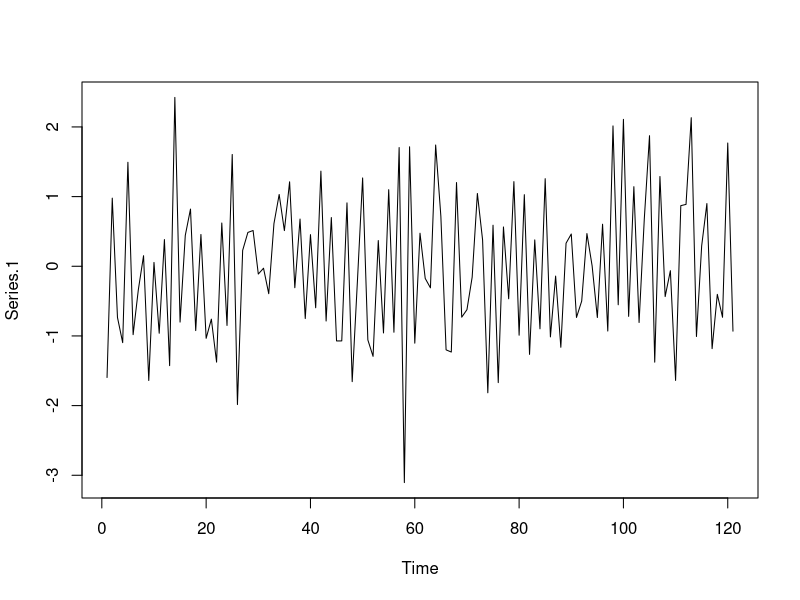
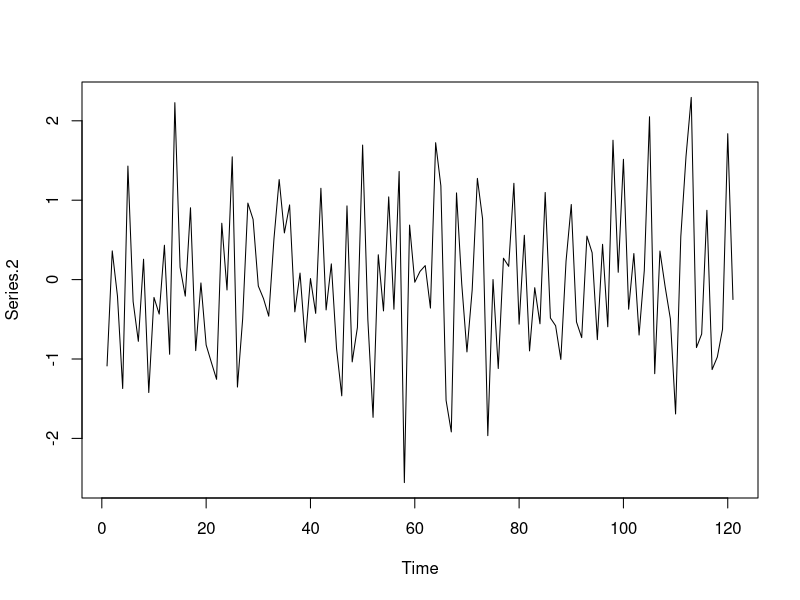
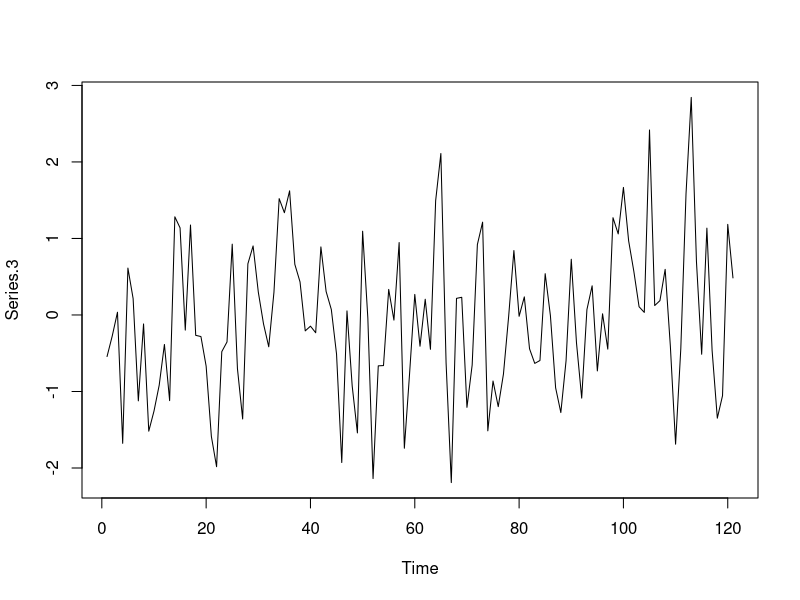
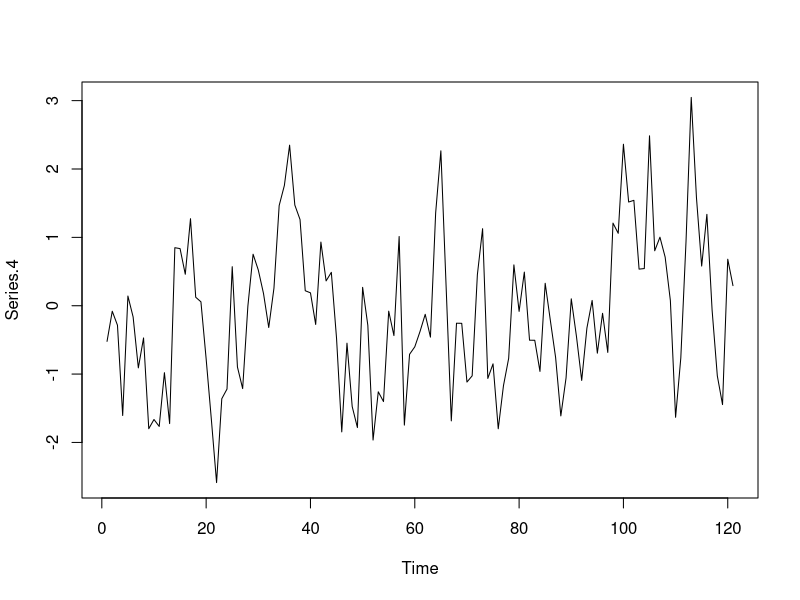
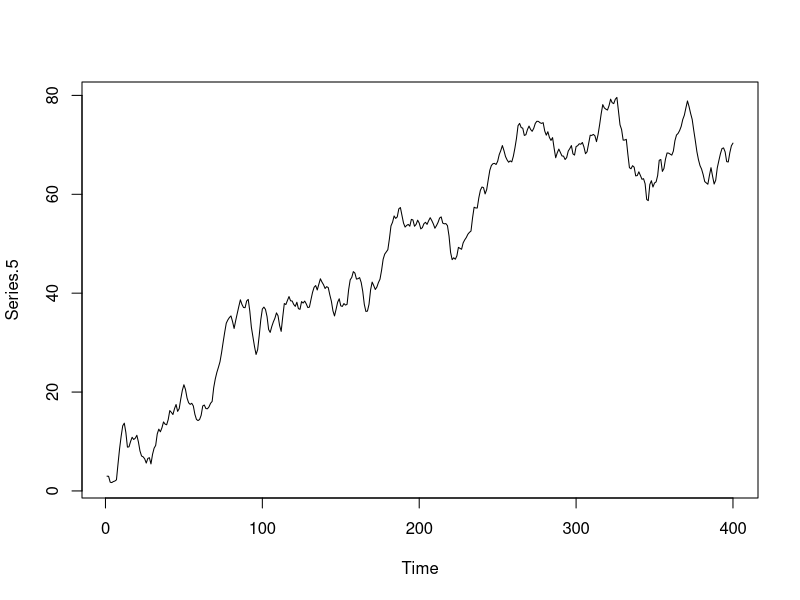
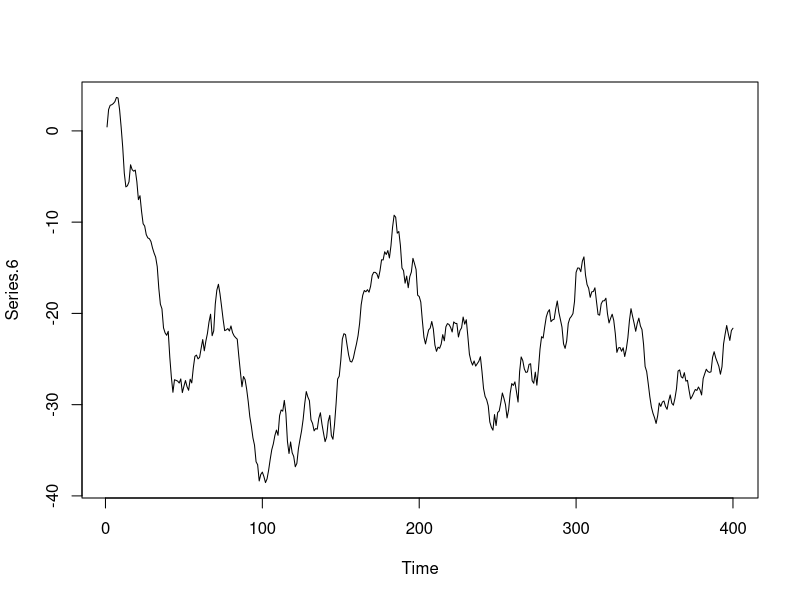

Write the R code that produced these figures, in order.
series <- read.csv("Data/lab1.csv", header = TRUE, sep = ",")

ts.plot(series$Series.1[1:121], ylab = "Series.1")
ts.plot(series$Series.2[1:121], ylab = "Series.2")
ts.plot(series$Series.3[1:121], ylab = "Series.3")
ts.plot(series$Series.4[1:121], ylab = "Series.4")
ts.plot(series$Series.5, ylab = "Series.5")
ts.plot(series$Series.6, ylab = "Series.6")

